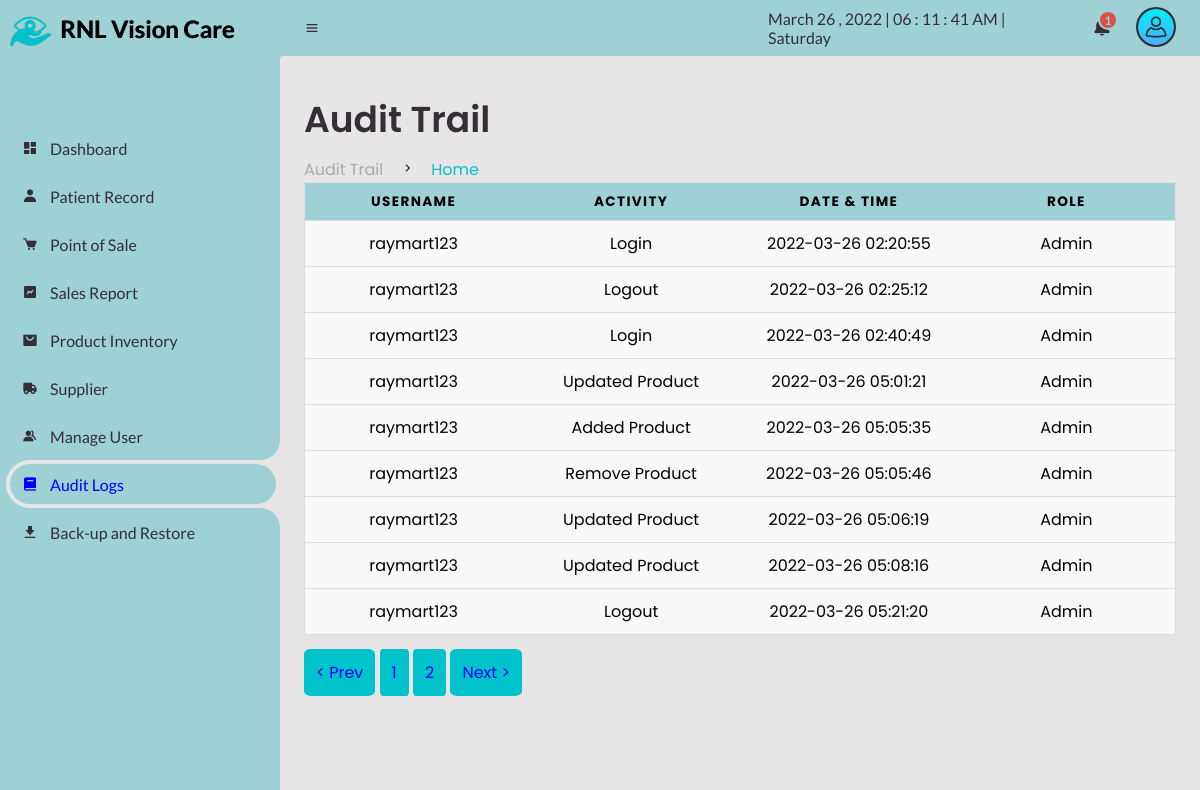
/Admin/audit.php?page=2 (signed in), run on an earlier commit of the app's database.
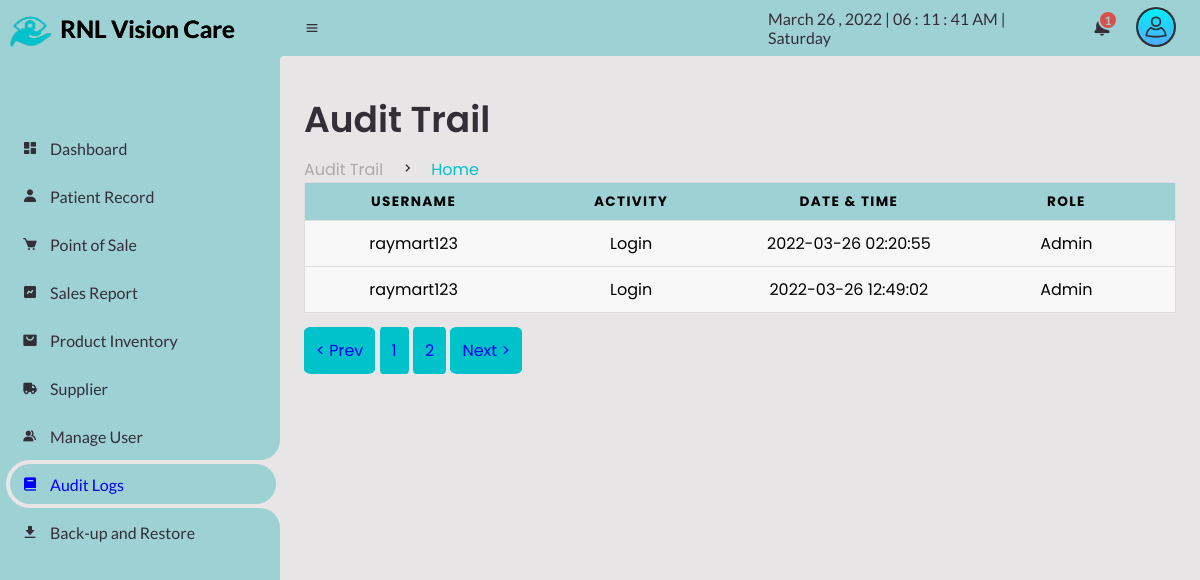
And on a later commit of the database.
### tables this page shows
CREATE TABLE `users_logs` (
  `logs_id` int(11) NOT NULL AUTO_INCREMENT,
  `logs_username` varchar(255) NOT NULL,
  `logs_activity` varchar(255) NOT NULL,
  `logs_datentime` datetime NOT NULL,
  `logs_roles` varchar(255) NOT NULL,
  PRIMARY KEY (`logs_id`)
);

### Admin/audit.php (the view, shortened to what this page needs)
<?php
include("session.php");
function createRandomPassword() {
	$chars = "003232303232023232023456789";
	$i = 0;
	$pass = '' ;
	while ($i <= 7) {
		$num = rand() % 33;
		$tmp = substr($chars, $num, 1);
		$pass = $pass . $tmp;
		$i++;
	}
	return $pass;
}
$finalcode='RS-'.createRandomPassword();
?>
<!DOCTYPE html>
<html lang="en">
<head>
	<link href='https://unpkg.com/boxicons@2.0.9/css/boxicons.min.css' rel='stylesheet'>
	<link rel="stylesheet" href="css\sys_style.css">
</head>
<body>
	<section id="sidebar">
		<a href="supplier.php" class="brand">
			<img src="images\logo.png" alt="" width="60px;">
			<span class="text" style="text-shadow:0.5px 0px #000; color: black;">RNL Vision Care</span>
		</a>
		<ul class="side-menu top">
			<li>
				<a href="dashboard.php">
					<i class='bx bxs-dashboard' ></i>
					<span class="text">Dashboard</span>
				</a>
			</li>
			<li>
				<a href="patient-record.php">
					<i class='bx bxs-user' ></i>
					<span class="text">Patient Record</span>
				</a>
			</li>
			<li>
				<a href="point-of-sale.php?id=cash&invoice=<?php echo $finalcode ?>">
					<i class='bx bxs-cart' ></i>
					<span class="text">Point of Sale</span>
				</a>
			</li>
			<li>
				<a href="sales-report.php">
					<i class='bx bxs-chart' ></i>
					<span class="text">Sales Report</span>
				</a>
			</li>
			<li>
				<a href="product.php">
					<i class='bx bxs-shopping-bag-alt' ></i>
					<span class="text">Product Inventory</span>
				</a>
			</li>
			<li>
				<a href="supplier.php">
					<i class='bx bxs-truck' ></i>
					<span class="text">Supplier</span>
				</a>
			</li>
			<li>
				<a href="manage-user.php">
					<i class='bx bxs-group' ></i>
					<span class="text">Manage User</span>
				</a>
			</li>
			<li class="active">
				<a href="audit.php">
					<i class='bx bxs-book' ></i>
					<span class="text">Audit Logs</span>
				</a>
			</li>
			<li>
				<a href="archive.php">
					<i class='bx bxs-download' ></i>
					<span class="text">Back-up and Restore</span>
				</a>
			</li>
		</ul>
	</section>
	<section id="content">
		<nav>
			<i class='bx bx-menu' ></i>
			<div id="digital-clock"></div>
			<div class="dropdown2">
			<a href="#" class="notification">
				<span class="num">
				<?php
				$query = mysqli_query($conn, "SELECT COUNT(*) as total from client_inquiries WHERE inquiries_status = '2'");
					while($result=mysqli_fetch_array($query)){
					echo $result['total'];
				}
				?>
						  </span>
			</a>
			</div>
			<div class="dropdown1">
			<img src="img\user.png" alt="" width="40px" class="userlogo">
			</div>
		</nav>
		<main>
			<div class="head-title">
				<div class="left">
					<h1>Audit Trail</h1>
					<ul class="breadcrumb">
						<li>
							<a href="audit.php">Audit Trail</a>
						</li>
						<li><i class='bx bx-chevron-right' ></i></li>
						<li>
							<a class="active" href="audit.php">Home</a>
						</li>
					</ul>
				</div>
			</div>
	<table>
     <thead>
     	<tr>
			<th>Username</th>
      <th>Activity</th>
      <th>Date & Time</th>
      <th>Role</th>
     	</tr>
     </thead>
     <tbody>
	 <?php
       $conn = mysqli_connect("localhost", "root", "","capstone");
	$limit=10;
	$page=isset($_GET['page']) ? $_GET['page']:1;
	$start=($page-1)*$limit;
	$sql2 =$conn->query("SELECT count(logs_id) AS id FROM `users_logs`");
    $sql = "SELECT * from users_logs LIMIT $start, $limit";
	$result2 = $sql2->fetch_all(MYSQLI_ASSOC);
            $total=$result2[0]['id'];
            $pages=ceil($total/$limit);
            $prev=$page-1;
            $next=$page+1;
    $result = $conn-> query($sql);
      if ($result-> num_rows > 0) {
        while ($row = $result-> fetch_assoc()){
?>
		 <tr>
     	  	<td data-label="Username"><?php echo $row['logs_username'];?></td>
     	  	<td data-label="Activity"><?php echo $row['logs_activity'];?></td>
     	  	<td data-label="Date&Time"><?php echo $row['logs_datentime'];?></td>
     	  	<td data-label="Roles"><?php echo $row['logs_roles'];?></td>
     	  </tr>
     	 <?php
     	}}
     	?>
     </tbody>
   </table>
  	<br>
   <a class="page" id="pre" href="audit.php?page=<?=$prev; ?>">< Prev</a>
    	  <?php  for($i=1; $i <=$pages ; $i++): ?>
    <a class="page" href="audit.php?page=<?=$i; ?>"><?=$i; ?></a>
                      <?php endfor; ?>
    <a class="page" id="pnext" href="audit.php?page=<?=$next; ?>">Next ></a>
		</main>
	</section>
</body>
</html>

### Admin/css/sys_style.css (style rules this page uses)
* { margin: 0; padding: 0; box-sizing: border-box; }
a { text-decoration: none; }
li { list-style: none; }
:root { --poppins: 'Poppins', sans-serif; --lato: 'Lato', sans-serif; --light: #9dd1d4; --blue: #00c2cb; --light-blue: #e5eaf0; --grey: rgb(231, 229, 229); --dark-grey: #AAAAAA; --dark: #342E37; --red: #DB504A; --yellow: #FFCE26; --light-yellow: #FFF2C6; --orange: #FD7238; --light-orange: #FFE0D3; }
html { overflow-x: hidden; }
body { background: var(--grey); overflow-x: hidden; }
#sidebar { position: fixed; top: 0; left: 0; width: 280px; height: 100%; background: var(--light); z-index: 2000; font-family: var(--lato); transition: .3s ease; overflow-x: hidden; scrollbar-width: none; }
#sidebar .brand { font-size: 24px; font-weight: 700; height: 56px; display: flex; align-items: center; color: var(--blue); position: sticky; top: 0; left: 0; background: var(--light); z-index: 500; padding-bottom: 20px; box-sizing: content-box; }
#sidebar .side-menu { width: 100%; margin-top: 48px; }
#sidebar .side-menu li { height: 48px; background: transparent; margin-left: 6px; border-radius: 48px 0 0 48px; padding: 4px; }
#sidebar .side-menu li.active { background: var(--grey); position: relative; }
#sidebar .side-menu li.active::before { content: ''; position: absolute; width: 40px; height: 40px; border-radius: 50%; top: -40px; right: 0; box-shadow: 20px 20px 0 var(--grey); z-index: -1; }
#sidebar .side-menu li.active::after { content: ''; position: absolute; width: 40px; height: 40px; border-radius: 50%; bottom: -40px; right: 0; box-shadow: 20px -20px 0 var(--grey); z-index: -1; }
#sidebar .side-menu li a { width: 100%; height: 100%; background: var(--light); display: flex; align-items: center; border-radius: 48px; font-size: 16px; color: var(--dark); white-space: nowrap; overflow-x: hidden; }
#sidebar .side-menu.top li.active a { color: blue; }
#sidebar .side-menu li a .bx { min-width: calc(60px - ((4px + 6px) * 2)); display: flex; justify-content: center; }
#content { position: relative; width: calc(100% - 280px); left: 280px; transition: .3s ease; }
#content nav { height: 56px; background: var(--light); padding: 0 24px; display: flex; align-items: center; grid-gap: 24px; font-family: var(--lato); position: sticky; top: 0; left: 0; z-index: 1000; }
#content nav::before { content: ''; position: absolute; width: 40px; height: 40px; bottom: -40px; left: 0; border-radius: 10%; box-shadow: -20px -20px 0 var(--light); }
#content nav a { color: var(--dark); }
#content nav .bx.bx-menu { cursor: pointer; color: var(--dark); }
#content nav .notification { font-size: 20px; position: relative; }
#content nav .notification .num { position: absolute; top: -6px; right: -6px; width: 20px; height: 20px; border-radius: 50%; border: 2px solid var(--light); background: var(--red); color: var(--light); font-weight: 700; font-size: 12px; display: flex; justify-content: center; align-items: center; }
#content main { width: 100%; padding: 36px 24px; font-family: var(--poppins); max-height: calc(100vh - 56px); overflow-y: auto; }
#content main .head-title { display: flex; align-items: center; justify-content: space-between; grid-gap: 16px; flex-wrap: wrap; }
#content main .head-title .left h1 { font-size: 36px; font-weight: 600; margin-bottom: 10px; color: var(--dark); }
#content main .head-title .left .breadcrumb { display: flex; align-items: center; grid-gap: 16px; }
#content main .head-title .left .breadcrumb li { color: var(--dark); }
#content main .head-title .left .breadcrumb li a { color: var(--dark-grey); pointer-events: none; }
#content main .head-title .left .breadcrumb li a.active { color: var(--blue); pointer-events: unset; }
#digital-clock { color: var(--dark); }
.userlogo { background-color:#302e31; padding: 2px; border-radius: 50%; cursor: pointer; }
.dropdown1 { position: relative; display: inline-block; }
.dropdown2 { position: relative; display: inline-block; }

### Admin/audit.php (style rules this page uses)
.page { background-color: #00c2cb; padding: 12px; border: none; border-radius: 10%; }
table { border: 1px solid #ccc; border-collapse: collapse; margin: 0; padding: 0; width: 100%; table-layout: fixed; }
table tr { background-color: #f8f8f8; border: 1px solid #ddd; padding: .35em; }
table th, table td { padding: .625em; text-align: center; }
table th { font-size: .85em; letter-spacing: .1em; text-transform: uppercase; background-color: #9dd1d4; }

What changed in the data, as far as the page shows it:
removed users_logs: logs_username "raymart123", logs_activity "Login", logs_datentime "2022-03-26 02:40:49", logs_roles "Admin"
removed users_logs: logs_username "raymart123", logs_activity "Updated Product", logs_datentime "2022-03-26 05:01:21", logs_roles "Admin"
removed users_logs: logs_username "raymart123", logs_activity "Added Product", logs_datentime "2022-03-26 05:05:35", logs_roles "Admin"
removed users_logs: logs_username "raymart123", logs_activity "Remove Product", logs_datentime "2022-03-26 05:05:46", logs_roles "Admin"
removed users_logs: logs_username "raymart123", logs_activity "Updated Product", logs_datentime "2022-03-26 05:06:19", logs_roles "Admin"
removed users_logs: logs_username "raymart123", logs_activity "Updated Product", logs_datentime "2022-03-26 05:08:16", logs_roles "Admin"
removed users_logs: logs_username "raymart123", logs_activity "Logout", logs_datentime "2022-03-26 05:21:20", logs_roles "Admin"
changed users_logs (number 2 of 2 on the later page): logs_activity "Logout" → "Login"; logs_datentime "2022-03-26 02:25:12" → "2022-03-26 12:49:02"
